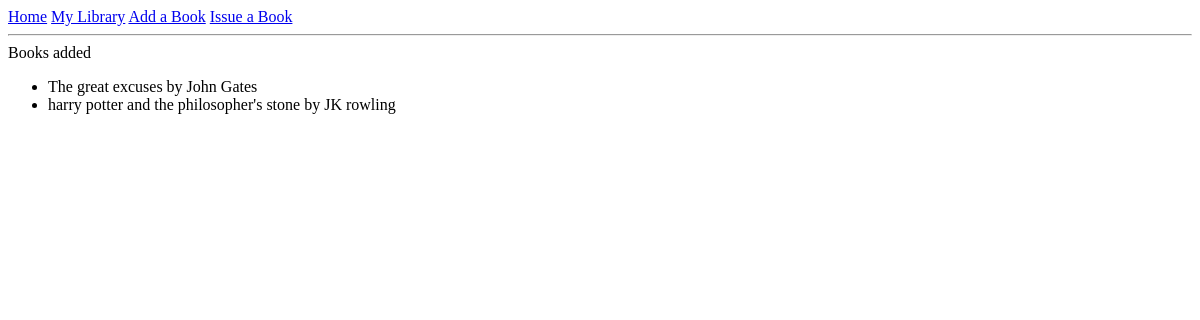
The page /library/ on the database as committed earlier.
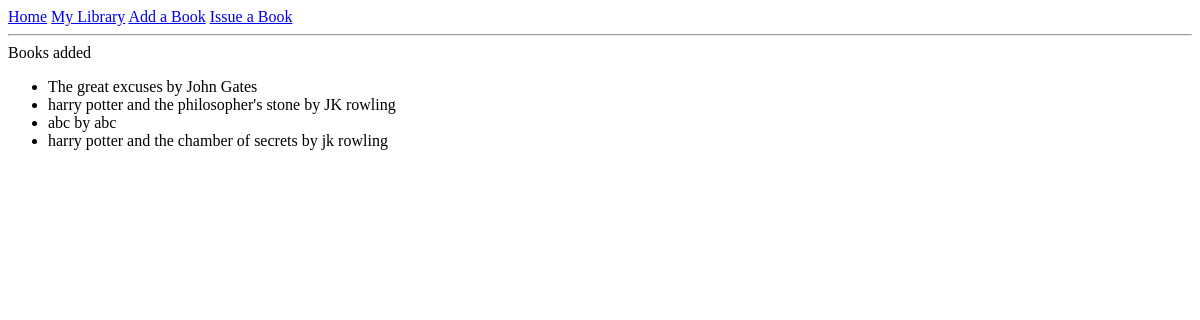
The same page on the database as committed later.
### main/models.py (models this page shows, shortened)
class Book(models.Model):
    title = models.CharField(max_length=350)
    author = models.CharField(max_length=300)

### main/views.py (the view)
# urls.py: path("library/", views.library, name="library"),
def library(request):
    return render(request, 'library.html', data)

### templates/library.html
{% extends "layout.html" %}
{% block body %}
Books added
<ul>
    {% for book in books %}
        <li>{{ book.title }} by {{ book.author }}</li>
    {% endfor %}
</ul>
{% endblock body %}

### templates/layout.html (shortened to what this page needs)
<!DOCTYPE html>
<html lang="en">
<head>
</head>
<body>
    <a href="/">Home</a>
    <a href="/library">My Library</a>
    <a href="/add-book">Add a Book</a>
    <a href="/issue-book">Issue a Book</a>
    <hr>
    {% block body %}
    {% endblock body %}
</body>
</html>

Rows that differ between the two databases and show on the page:
added Book: title "abc", author "abc"
added Book: title "harry potter and the chamber of secrets", author "jk rowling"
